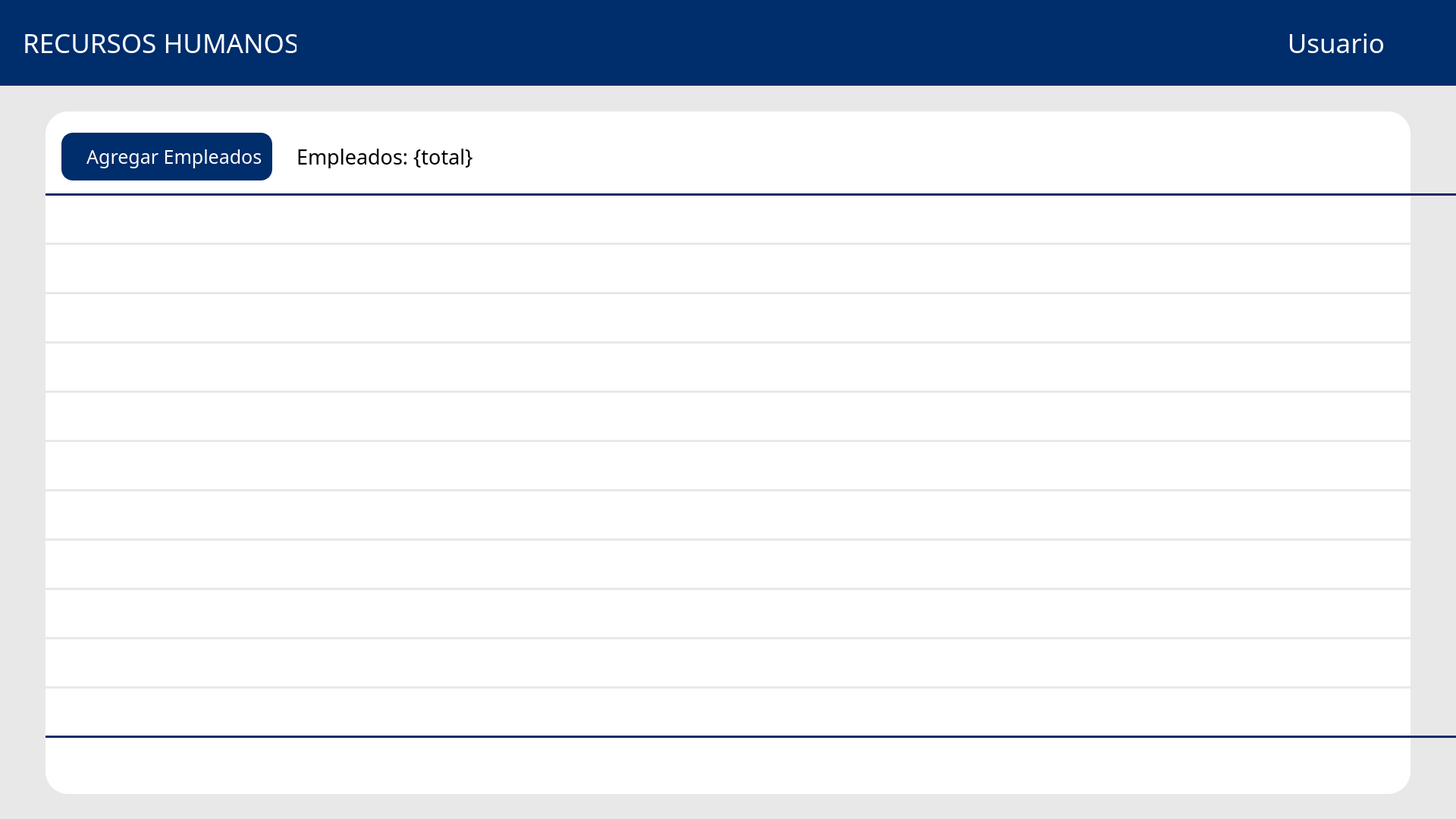
<?xml version="1.0" encoding="UTF-8"?>
<ui version="4.0">
 <class>Widget</class>
 <widget class="QWidget" name="Widget">
  <property name="geometry">
   <rect>
    <x>0</x>
    <y>0</y>
    <width>1920</width>
    <height>1080</height>
   </rect>
  </property>
  <property name="windowTitle">
   <string>Widget</string>
  </property>
  <widget class="QLabel" name="label_3">
   <property name="geometry">
    <rect>
     <x>0</x>
     <y>0</y>
     <width>1920</width>
     <height>113</height>
    </rect>
   </property>
   <property name="styleSheet">
    <string notr="true">background-color: rgb(0, 45, 107);</string>
   </property>
   <property name="text">
    <string/>
   </property>
   <property name="scaledContents">
    <bool>false</bool>
   </property>
  </widget>
  <widget class="QLabel" name="label_4">
   <property name="geometry">
    <rect>
     <x>0</x>
     <y>113</y>
     <width>1920</width>
     <height>967</height>
    </rect>
   </property>
   <property name="styleSheet">
    <string notr="true">background-color: #e8e8e8; </string>
   </property>
   <property name="text">
    <string/>
   </property>
   <property name="scaledContents">
    <bool>false</bool>
   </property>
  </widget>
  <widget class="QLabel" name="label_5">
   <property name="geometry">
    <rect>
     <x>918</x>
     <y>14</y>
     <width>85</width>
     <height>85</height>
    </rect>
   </property>
   <property name="styleSheet">
    <string notr="true"/>
   </property>
   <property name="text">
    <string/>
   </property>
   <property name="pixmap">
    <pixmap>../logo.png</pixmap>
   </property>
   <property name="scaledContents">
    <bool>true</bool>
   </property>
  </widget>
  <widget class="QLabel" name="label_6">
   <property name="geometry">
    <rect>
     <x>60</x>
     <y>147</y>
     <width>1800</width>
     <height>900</height>
    </rect>
   </property>
   <property name="styleSheet">
    <string notr="true">background-color: white;
    border: 2px solid #ffffff;
    border-radius: 30px; /* Bordes redondeados */
    padding: 5px;</string>
   </property>
   <property name="text">
    <string/>
   </property>
   <property name="scaledContents">
    <bool>false</bool>
   </property>
  </widget>
  <widget class="QPushButton" name="pushButton_2">
   <property name="geometry">
    <rect>
     <x>81</x>
     <y>175</y>
     <width>278</width>
     <height>63</height>
    </rect>
   </property>
   <property name="font">
    <font>
     <family>icon-ui</family>
     <pointsize>19</pointsize>
    </font>
   </property>
   <property name="styleSheet">
    <string notr="true">background-color: rgb(0, 45, 107);
color: white;

border: 2px solid #002d6b;
border-radius: 15px; /* Bordes redondeados */
padding: 5px;</string>
   </property>
   <property name="text">
    <string>   Agregar Empleados</string>
   </property>
  </widget>
  <widget class="QLabel" name="label_12">
   <property name="geometry">
    <rect>
     <x>30</x>
     <y>36</y>
     <width>361</width>
     <height>41</height>
    </rect>
   </property>
   <property name="font">
    <font>
     <family>icon-ui</family>
     <pointsize>26</pointsize>
    </font>
   </property>
   <property name="styleSheet">
    <string notr="true">color: white;</string>
   </property>
   <property name="text">
    <string>RECURSOS HUMANOS</string>
   </property>
   <property name="alignment">
    <set>Qt::AlignmentFlag::AlignLeading|Qt::AlignmentFlag::AlignLeft|Qt::AlignmentFlag::AlignVCenter</set>
   </property>
  </widget>
  <widget class="QLabel" name="label_13">
   <property name="geometry">
    <rect>
     <x>1700</x>
     <y>36</y>
     <width>126</width>
     <height>41</height>
    </rect>
   </property>
   <property name="font">
    <font>
     <family>icon-ui</family>
     <pointsize>26</pointsize>
    </font>
   </property>
   <property name="styleSheet">
    <string notr="true">color: white;</string>
   </property>
   <property name="text">
    <string>Usuario</string>
   </property>
   <property name="alignment">
    <set>Qt::AlignmentFlag::AlignRight|Qt::AlignmentFlag::AlignTrailing|Qt::AlignmentFlag::AlignVCenter</set>
   </property>
  </widget>
  <widget class="QLabel" name="label_7">
   <property name="geometry">
    <rect>
     <x>1836</x>
     <y>29</y>
     <width>56</width>
     <height>56</height>
    </rect>
   </property>
   <property name="styleSheet">
    <string notr="true"/>
   </property>
   <property name="text">
    <string/>
   </property>
   <property name="pixmap">
    <pixmap>../perfil-de-usuario.png</pixmap>
   </property>
   <property name="scaledContents">
    <bool>true</bool>
   </property>
  </widget>
  <widget class="QLabel" name="label_8">
   <property name="geometry">
    <rect>
     <x>89</x>
     <y>190</y>
     <width>38</width>
     <height>38</height>
    </rect>
   </property>
   <property name="styleSheet">
    <string notr="true"/>
   </property>
   <property name="text">
    <string/>
   </property>
   <property name="pixmap">
    <pixmap>../c.png</pixmap>
   </property>
   <property name="scaledContents">
    <bool>true</bool>
   </property>
  </widget>
  <widget class="QLabel" name="label_14">
   <property name="geometry">
    <rect>
     <x>391</x>
     <y>190</y>
     <width>355</width>
     <height>32</height>
    </rect>
   </property>
   <property name="font">
    <font>
     <family>icon-ui</family>
     <pointsize>20</pointsize>
    </font>
   </property>
   <property name="styleSheet">
    <string notr="true">color: black;</string>
   </property>
   <property name="text">
    <string>Empleados: {total}</string>
   </property>
   <property name="alignment">
    <set>Qt::AlignmentFlag::AlignLeading|Qt::AlignmentFlag::AlignLeft|Qt::AlignmentFlag::AlignVCenter</set>
   </property>
  </widget>
  <widget class="QLabel" name="label">
   <property name="geometry">
    <rect>
     <x>60</x>
     <y>255</y>
     <width>1920</width>
     <height>3</height>
    </rect>
   </property>
   <property name="styleSheet">
    <string notr="true">background-color: rgb(0, 45, 107);</string>
   </property>
   <property name="text">
    <string/>
   </property>
  </widget>
  <widget class="QLabel" name="label_2">
   <property name="geometry">
    <rect>
     <x>60</x>
     <y>320</y>
     <width>1920</width>
     <height>3</height>
    </rect>
   </property>
   <property name="styleSheet">
    <string notr="true">background-color: rgb(232, 232, 232);</string>
   </property>
   <property name="text">
    <string/>
   </property>
  </widget>
  <widget class="QLabel" name="label_10">
   <property name="geometry">
    <rect>
     <x>60</x>
     <y>385</y>
     <width>1920</width>
     <height>3</height>
    </rect>
   </property>
   <property name="styleSheet">
    <string notr="true">background-color: rgb(232, 232, 232);</string>
   </property>
   <property name="text">
    <string/>
   </property>
  </widget>
  <widget class="QLabel" name="label_11">
   <property name="geometry">
    <rect>
     <x>60</x>
     <y>515</y>
     <width>1920</width>
     <height>3</height>
    </rect>
   </property>
   <property name="styleSheet">
    <string notr="true">background-color: rgb(232, 232, 232);</string>
   </property>
   <property name="text">
    <string/>
   </property>
  </widget>
  <widget class="QLabel" name="label_9">
   <property name="geometry">
    <rect>
     <x>60</x>
     <y>450</y>
     <width>1920</width>
     <height>3</height>
    </rect>
   </property>
   <property name="styleSheet">
    <string notr="true">background-color: rgb(232, 232, 232);</string>
   </property>
   <property name="text">
    <string/>
   </property>
  </widget>
  <widget class="QLabel" name="label_15">
   <property name="geometry">
    <rect>
     <x>60</x>
     <y>645</y>
     <width>1920</width>
     <height>3</height>
    </rect>
   </property>
   <property name="styleSheet">
    <string notr="true">background-color: rgb(232, 232, 232);</string>
   </property>
   <property name="text">
    <string/>
   </property>
  </widget>
  <widget class="QLabel" name="label_16">
   <property name="geometry">
    <rect>
     <x>60</x>
     <y>580</y>
     <width>1920</width>
     <height>3</height>
    </rect>
   </property>
   <property name="styleSheet">
    <string notr="true">background-color: rgb(232, 232, 232);</string>
   </property>
   <property name="text">
    <string/>
   </property>
  </widget>
  <widget class="QLabel" name="label_17">
   <property name="geometry">
    <rect>
     <x>60</x>
     <y>710</y>
     <width>1920</width>
     <height>3</height>
    </rect>
   </property>
   <property name="styleSheet">
    <string notr="true">background-color: rgb(232, 232, 232);</string>
   </property>
   <property name="text">
    <string/>
   </property>
  </widget>
  <widget class="QLabel" name="label_18">
   <property name="geometry">
    <rect>
     <x>60</x>
     <y>775</y>
     <width>1920</width>
     <height>3</height>
    </rect>
   </property>
   <property name="styleSheet">
    <string notr="true">background-color: rgb(232, 232, 232);</string>
   </property>
   <property name="text">
    <string/>
   </property>
  </widget>
  <widget class="QLabel" name="label_19">
   <property name="geometry">
    <rect>
     <x>60</x>
     <y>840</y>
     <width>1920</width>
     <height>3</height>
    </rect>
   </property>
   <property name="styleSheet">
    <string notr="true">background-color: rgb(232, 232, 232);</string>
   </property>
   <property name="text">
    <string/>
   </property>
  </widget>
  <widget class="QLabel" name="label_20">
   <property name="geometry">
    <rect>
     <x>60</x>
     <y>970</y>
     <width>1920</width>
     <height>3</height>
    </rect>
   </property>
   <property name="styleSheet">
    <string notr="true">background-color: rgb(0, 45, 107);</string>
   </property>
   <property name="text">
    <string/>
   </property>
  </widget>
  <widget class="QLabel" name="label_21">
   <property name="geometry">
    <rect>
     <x>60</x>
     <y>905</y>
     <width>1920</width>
     <height>3</height>
    </rect>
   </property>
   <property name="styleSheet">
    <string notr="true">background-color: rgb(232, 232, 232);</string>
   </property>
   <property name="text">
    <string/>
   </property>
  </widget>
  <zorder>label_4</zorder>
  <zorder>label_6</zorder>
  <zorder>label_3</zorder>
  <zorder>label_5</zorder>
  <zorder>pushButton_2</zorder>
  <zorder>label_12</zorder>
  <zorder>label_13</zorder>
  <zorder>label_7</zorder>
  <zorder>label_8</zorder>
  <zorder>label_14</zorder>
  <zorder>label</zorder>
  <zorder>label_2</zorder>
  <zorder>label_10</zorder>
  <zorder>label_11</zorder>
  <zorder>label_9</zorder>
  <zorder>label_15</zorder>
  <zorder>label_16</zorder>
  <zorder>label_17</zorder>
  <zorder>label_18</zorder>
  <zorder>label_19</zorder>
  <zorder>label_20</zorder>
  <zorder>label_21</zorder>
 </widget>
 <resources/>
 <connections/>
</ui>
